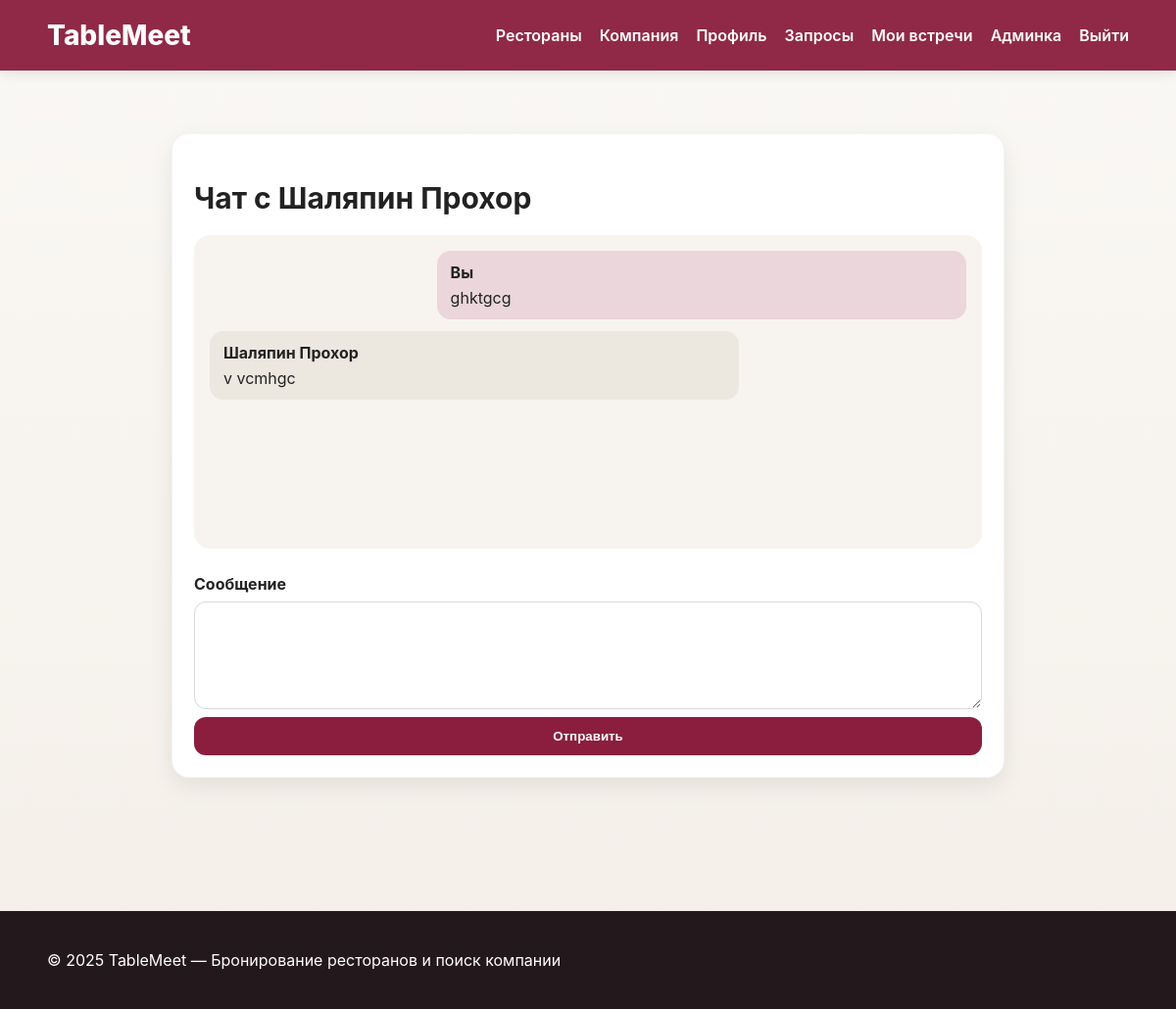
Page /chat/2 (signed in) on the committed database.
### app/models.py (models this page shows)
class User(UserMixin, db.Model):
    id = db.Column(db.Integer, primary_key=True)
    name = db.Column(db.String(120), nullable=False)
    email = db.Column(db.String(120), unique=True, nullable=False)
    phone = db.Column(db.String(30))
    password_hash = db.Column(db.String(255), nullable=False)
    age = db.Column(db.Integer)
    gender = db.Column(db.String(20))
    about = db.Column(db.Text)
    avatar = db.Column(db.String(255))
    is_admin = db.Column(db.Boolean, default=False)
    bookings = db.relationship('Booking', backref='user', lazy=True, cascade='all, delete-orphan')
    profile_photos = db.relationship('UserPhoto', backref='user', lazy=True, cascade='all, delete-orphan')
    reviews = db.relationship('Review', backref='author', lazy=True, cascade='all, delete-orphan')
    likes = db.relationship('RestaurantLike', backref='user', lazy=True, cascade='all, delete-orphan')
    sent_requests = db.relationship(
        'CompanionRequest',
        foreign_keys='CompanionRequest.from_user_id',
        backref='from_user',
        lazy=True,
        cascade='all, delete-orphan'
    )
    received_requests = db.relationship(
        'CompanionRequest',
        foreign_keys='CompanionRequest.to_user_id',
        backref='to_user',
        lazy=True,
        cascade='all, delete-orphan'
    )
    sent_messages = db.relationship(
        'Message',
        foreign_keys='Message.sender_id',
        backref='sender',
        lazy=True,
        cascade='all, delete-orphan'
    )
    received_messages = db.relationship(
        'Message',
        foreign_keys='Message.receiver_id',
        backref='receiver',
        lazy=True,
        cascade='all, delete-orphan'
    )

class Message(db.Model):
    id = db.Column(db.Integer, primary_key=True)
    sender_id = db.Column(db.Integer, db.ForeignKey('user.id'), nullable=False)
    receiver_id = db.Column(db.Integer, db.ForeignKey('user.id'), nullable=False)
    text = db.Column(db.Text, nullable=False)
    created_at = db.Column(db.DateTime, default=datetime.utcnow)

### app/routes.py (the view)
@main.route('/chat/<int:user_id>')
@login_required
def chat(user_id):
    other_user = User.query.get_or_404(user_id)
    messages = Message.query.filter(
        ((Message.sender_id == current_user.id) & (Message.receiver_id == other_user.id)) |
        ((Message.sender_id == other_user.id) & (Message.receiver_id == current_user.id))
    ).order_by(Message.created_at.asc()).all()
    room_name = '_'.join(map(str, sorted([current_user.id, other_user.id])))
    form = MessageForm()
    return render_template('chat.html', other_user=other_user, messages=messages, room_name=room_name, form=form)

### app/forms.py
class MessageForm(FlaskForm):
    text = TextAreaField('Сообщение', validators=[DataRequired()])
    submit = SubmitField('Отправить')

### app/models.py (called while the page is built)
@login_manager.user_loader
def load_user(user_id):
    return User.query.get(int(user_id))

### app/templates/chat.html (shortened to what this page needs)
{% extends 'base.html' %}
{% block content %}
<section class="section">
    <div class="card chat-card">
        <h2>Чат с {{ other_user.name }}</h2>
        <div id="chatMessages" class="chat-messages">
            {% for msg in messages %}
                <div class="message {% if msg.sender_id == current_user.id %}my-message{% else %}their-message{% endif %}">
                    <div class="message-author">
                        {% if msg.sender_id == current_user.id %}Вы{% else %}{{ other_user.name }}{% endif %}
                    </div>
                    <div class="message-text">{{ msg.text }}</div>
                </div>
            {% else %}
                <p>Сообщений пока нет</p>
            {% endfor %}
        </div>
        <div class="styled-form">
            <label>Сообщение</label>
            <textarea id="messageInput"></textarea>
            <button class="btn" type="button" id="sendMessageBtn">Отправить</button>
        </div>
    </div>
</section>
{% endblock %}

### app/static/style.css (style rules this page uses)
:root { --bg: #f8f6f2; --white: #ffffff; --text: #222222; --muted: #666666; --primary: #8b1e3f; --primary-dark: #6f1732; --accent: #d4a373; --danger: #c0392b; --shadow: 0 8px 24px rgba(0,0,0,0.08); --radius: 18px; }
* { box-sizing: border-box; }
body { margin: 0; font-family: Inter, Arial, sans-serif; background: linear-gradient(180deg, #faf8f5 0%, #f4efe8 100%); color: var(--text); }
.section { margin: 36px 0; }
.section h2 { font-size: 30px; margin-bottom: 20px; }
.card { background: var(--white); border-radius: var(--radius); padding: 22px; box-shadow: var(--shadow); border: 1px solid rgba(0,0,0,0.04); }
.btn { display: inline-block; background: var(--primary); color: white; border: none; padding: 12px 18px; border-radius: 12px; text-decoration: none; font-weight: 700; cursor: pointer; }
.styled-form { display: flex; flex-direction: column; gap: 8px; }
.styled-form label { font-weight: 700; margin-top: 6px; }
.styled-form input, .styled-form select, .styled-form textarea { width: 100%; padding: 13px 14px; border-radius: 12px; border: 1px solid #d9d9d9; background: #fff; font-size: 15px; }
.styled-form textarea { min-height: 110px; resize: vertical; }
.chat-card { max-width: 850px; margin: 0 auto; }
.chat-messages { background: #f7f4ef; border-radius: 16px; padding: 16px; min-height: 320px; margin-bottom: 20px; max-height: 500px; overflow-y: auto; }
.message { max-width: 70%; margin-bottom: 12px; padding: 12px 14px; border-radius: 14px; }
.my-message { margin-left: auto; background: #ead6db; }
.their-message { margin-right: auto; background: #ece7df; }
.message-author { font-weight: 700; margin-bottom: 6px; }

### rows in the picture
User: name "Шаляпин Прохор"
Message: shows "Вы", text "ghktgcg"
Message: text "v vcmhgc"
